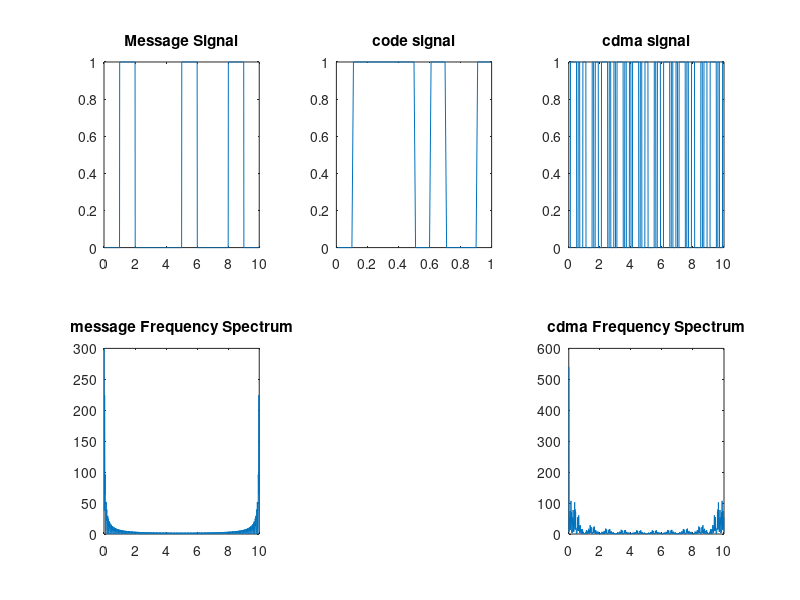

Recreate this plot in MATLAB.
clc;
close all;
clear all;

%n=input('Enter the no. of bit : '); 
n =10; % length of bit stream

m = randi([0, 1], 1, n); % input bits
c = randi([0, 1], 1, n); %pseudorandom code

% Message signal points
m0 = zeros(1, 100);
m1 = ones(1, 100);

% Code Signal points
c0 = zeros(1, 10);
c1 = ones(1, 10);

message = []; 
for i= 1:10
    if m(i)==0
        message = [message, m0];
    else
        message = [message,m1];
    end
end
code = [];
for i = 1:10
    if c(i)==0
        code = [code,c0];
    else
        code = [code,c1];
    end
end

cdma = []; 
for i= 1:10
    if m(i)==0
        cdma = [cdma, xor(m0, code)];
    else
        cdma = [cdma, xor(m1, code)];
    end
end

time = 0.01:0.01:n;
tb = 0.01:0.01:1;

subplot(2, 3, 1);
plot(time, message);
title('Message Signal');

subplot(2, 3, 2);
plot(tb, code);
title('code signal');

subplot(2, 3, 3);
plot(time, cdma);
title('cdma signal');

M = abs(fft(message));
CDMA = abs(fft(cdma));

subplot(2, 3, 4);
plot(time, M);
title(['message Frequency Spectrum']);

subplot(2, 3, 6);
plot(time, CDMA);
title(['cdma Frequency Spectrum']);
